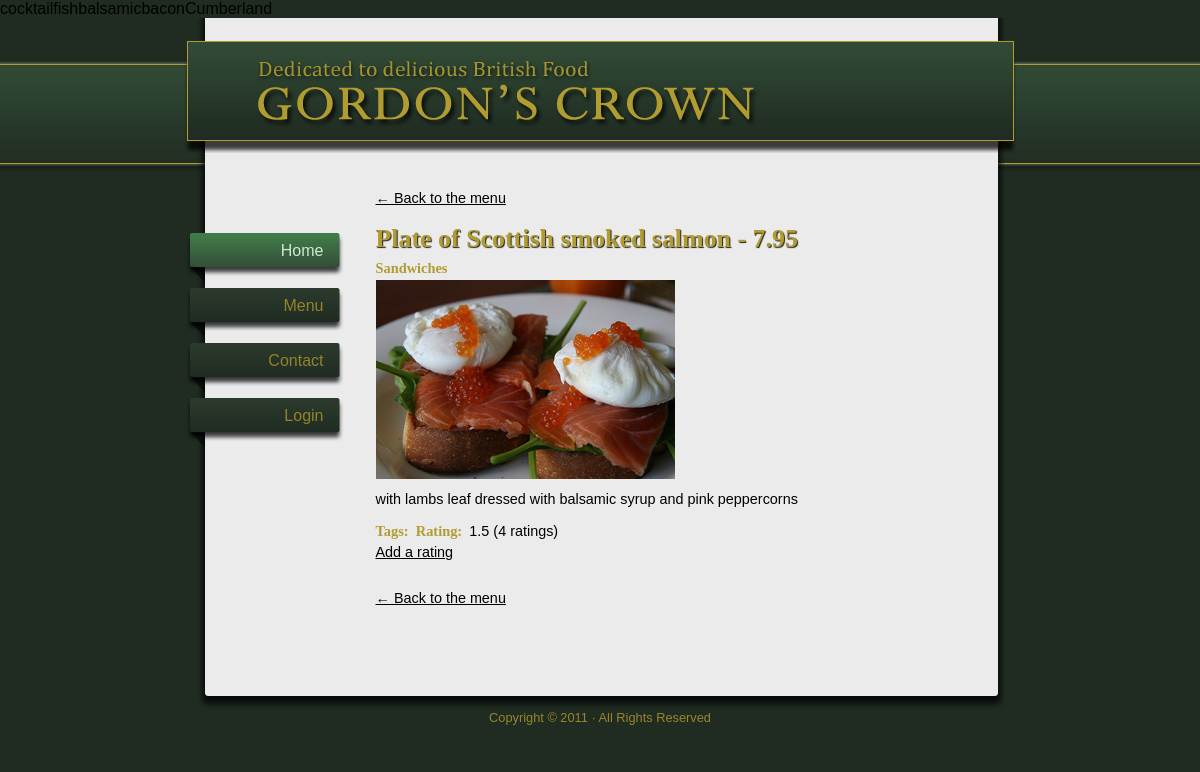
Page /article/plate-of-scottish-smoked-salmon on the committed database.
### tables this page shows
CREATE TABLE IF NOT EXISTS `tbl_tag` (
  `tag_id` int(11) NOT NULL AUTO_INCREMENT,
  `name` varchar(255) NOT NULL,
  PRIMARY KEY (`tag_id`)
);

CREATE TABLE IF NOT EXISTS `tbl_food` (
  `food_id` int(11) NOT NULL AUTO_INCREMENT,
  `menu_id` int(11) NOT NULL,
  `title` varchar(255) NOT NULL,
  `price` double NOT NULL,
  `descrip` text NOT NULL,
  `alias` varchar(255) NOT NULL,
  `img` varchar(255) NOT NULL,
  PRIMARY KEY (`food_id`)
);

CREATE TABLE IF NOT EXISTS `tbl_menu` (
  `menu_id` int(11) NOT NULL AUTO_INCREMENT,
  `name` varchar(100) NOT NULL,
  `link` varchar(255) NOT NULL,
  `image` varchar(255) NOT NULL,
  PRIMARY KEY (`menu_id`)
);

### model/articleModel.php (called while the page is built, shortened)
<?php
	class articleModel extends Model{
		function getData($alias){
			$sql = "SELECT * FROM tbl_food WHERE alias = '$alias' ";
			$query  = mysql_query($sql);
			$rows = mysql_fetch_array($query);
			return $rows;
		}
		function getMenu($id){
			$sql = "SELECT * FROM tbl_menu WHERE menu_id = $id ";
			$query = mysql_query($sql);
			$row = mysql_fetch_array($query);
			return $row['name'];
		}
		function getTagAll($id){
			$sqlid = "SELECT tbl_tag.tag_id FROM tbl_tag
					INNER JOIN tbl_food_tag ON tbl_tag.tag_id = tbl_food_tag.tag_id
					INNER JOIN tbl_food ON tbl_food_tag.food_id = tbl_food.food_id
					WHERE tbl_food.food_id = $id";
			$sql = "SELECT * FROM tbl_tag WHERE tag_id NOT IN ($sqlid)";
			$query = mysql_query($sql) or die(mysql_error());
			$kq = array();
			while ($row = mysql_fetch_array($query)){
				$kq[] = $row;
			}
			return $kq;
		}
	}
?>

### index.php (called while the page is built, shortened)
<?php
	include_once('libs/Router.php');
	new Router();
?>

### model/ratingModel.php (called while the page is built, shortened)
<?php
	class ratingModel extends Model{
		function showAvg($id){
			$sql = 'SELECT sum(mark)/count(food_id) as avg, count(food_id) as col FROM tbl_rates WHERE food_id = "'.$id.'"';
			$query = mysql_query($sql) or die('NO NO');
			$kq = array();
			while ($row = mysql_fetch_array($query)){
				$kq[] = $row;
			}
			return $kq;
		}
	}
?>

### controller/articleControl.php (the view, shortened to what this page needs)
<?php
	class articleControl{
		function __construct(){
			include_once('model/articleModel.php');
			include_once('libs/Router.php');
			include_once('model/ratingModel.php');
			$alias = Router::getAlias();
			$articleM = new articleModel();
			$article = $articleM->getData($alias);
			$tieude = $articleM->getMenu($article['food_id']);
			$selectList = $articleM->getTagAll($article['food_id']);
			foreach ($selectList as $sl){ echo $sl['name']; }
			$rate = new ratingModel();
			$avg = $rate->showAvg($article['food_id']);
			if ($_SESSION['user'] == 'admin'){
				include_once('admin/index.php');
			}else{
				include_once('view/food/index.php');
			}
		}
	}
?>

### view/food/index.php (shortened to what this page needs)
<?php include_once('view/_header.php'); ?>
   			<p><a href="<?php echo ROOT; ?>menu" title="&larr; Back to the menu">&larr; Back to the menu</a></p>
			<h1><?php echo $article['title'].' - '.$article['price']; ?></h1>
			<div class="food">
				<h3 class="category"><?php echo $tieude;?></h3>
				<div class="food_image">
					<img src="<?php echo ROOT.'public/menu/'.$article['img']; ?>" alt="Davy&#39;s classic prawn cocktail - &pound;7.85" />
				</div>
				<div class="food_description">
					<p>
						<?php echo $article['descrip']; ?>
					</p>
				</div>
				<h3>Tags: &nbsp;</h3>
				<h3>Rating: &nbsp;</h3>
				<div id="ratings-wrapper">
					<div id="rating"><?php foreach($avg as $ag){ echo round($ag['avg'], 2).' ('.$ag['col'].' ratings)'; } ?></div>
					<div id="ratingswitch" style="visibility:visible">
						<a href="#" onclick="toggleRatingForm()">Add a rating</a>
					</div>
				</div>
			</div>
			<p><a href="<?php echo ROOT; ?>menu" title="&larr; Back to the menu">&larr; Back to the menu</a></p>
<?php include_once('view/_footer.php'); ?>

### public/css/screen.css (style rules this page uses)
* { padding: 0; margin: 0; font-family: arial, sans-serif; font-size: 1.0em; }
html { height: 100%; }
a { color: #000; }
body { background-color: #202c22; background-image: url(../img/bg.png); background-position: 0 60px; background-repeat: repeat-x; height: 100%; overflow-y: scroll; }
#content * { line-height: 1.5em; }
#content p { margin: 10px 0; }
h1, h2, h3, h4, h5, h6 { font-family: Georgia, serif; color: #b09c30; }
h1 { text-shadow: 1px 1px 1px #222; }
h1 { font-size: 1.8em; }
.food h3 { float: left; }
.food_image, .foodcategory_image { clear: both; margin: 10px 0; }

### rows in the picture
tbl_tag: name "fish"
tbl_tag: name "balsamic"
tbl_tag: name "bacon"
tbl_tag: name "Cumberland"
tbl_food: title "Plate of Scottish smoked salmon", price "7.95", food_id.name "Sandwiches", img (picture), descrip "with lambs leaf dressed with balsamic syrup and pink peppercorns"

### other values in the picture
$ag['avg'] "1.5"
$ag['col'] "4"
